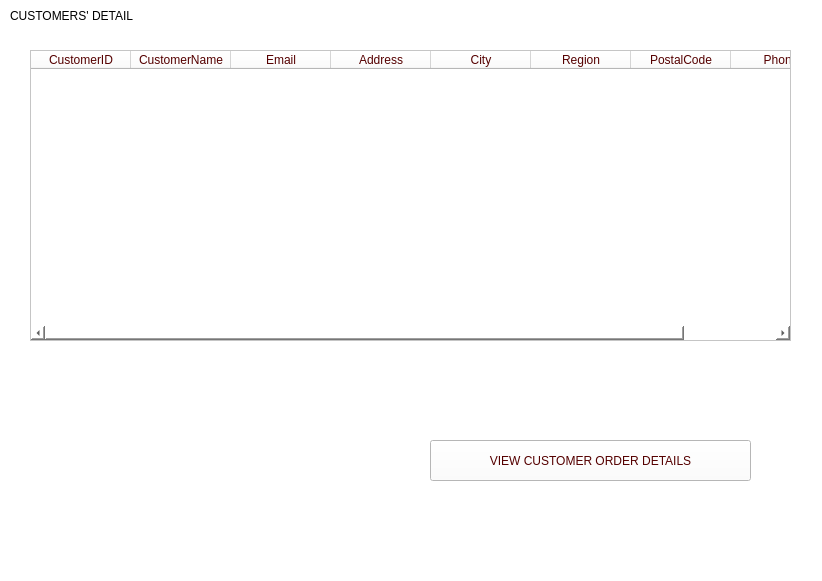
<?xml version="1.0" encoding="UTF-8"?>
<ui version="4.0">
 <class>MainWindow</class>
 <widget class="QMainWindow" name="MainWindow">
  <property name="geometry">
   <rect>
    <x>0</x>
    <y>0</y>
    <width>822</width>
    <height>581</height>
   </rect>
  </property>
  <property name="windowTitle">
   <string>MainWindow</string>
  </property>
  <property name="styleSheet">
   <string notr="true">
background-color: rgb(255, 255, 255);</string>
  </property>
  <widget class="QWidget" name="centralwidget">
   <widget class="QLabel" name="label">
    <property name="geometry">
     <rect>
      <x>10</x>
      <y>0</y>
      <width>141</width>
      <height>31</height>
     </rect>
    </property>
    <property name="text">
     <string>CUSTOMERS' DETAIL</string>
    </property>
   </widget>
   <widget class="QTableWidget" name="customerTable">
    <property name="geometry">
     <rect>
      <x>30</x>
      <y>50</y>
      <width>761</width>
      <height>291</height>
     </rect>
    </property>
    <property name="styleSheet">
     <string notr="true">
font: 75 italic 12pt &quot;Bodoni MT&quot;;
background-image: url('C:/Users/USER/Downloads/Project_DB(updated ui)/tbg.jpeg');
color: rgb(85, 0, 0)</string>
    </property>
    <column>
     <property name="text">
      <string>CustomerID</string>
     </property>
    </column>
    <column>
     <property name="text">
      <string>CustomerName</string>
     </property>
    </column>
    <column>
     <property name="text">
      <string>Email</string>
     </property>
    </column>
    <column>
     <property name="text">
      <string>Address</string>
     </property>
    </column>
    <column>
     <property name="text">
      <string>City</string>
     </property>
    </column>
    <column>
     <property name="text">
      <string>Region</string>
     </property>
    </column>
    <column>
     <property name="text">
      <string>PostalCode</string>
     </property>
    </column>
    <column>
     <property name="text">
      <string>Phone</string>
     </property>
    </column>
   </widget>
   <widget class="QPushButton" name="C_od">
    <property name="geometry">
     <rect>
      <x>430</x>
      <y>440</y>
      <width>321</width>
      <height>41</height>
     </rect>
    </property>
    <property name="styleSheet">
     <string notr="true">color: rgb(85, 0, 0);
background-image: url('C:/Users/USER/Downloads/Project_DB(updated ui)/bg.jpeg');
font: 75 italic 10pt &quot;Bodoni MT&quot;;</string>
    </property>
    <property name="text">
     <string>VIEW CUSTOMER ORDER DETAILS</string>
    </property>
   </widget>
  </widget>
  <widget class="QMenuBar" name="menubar">
   <property name="geometry">
    <rect>
     <x>0</x>
     <y>0</y>
     <width>822</width>
     <height>26</height>
    </rect>
   </property>
  </widget>
  <widget class="QStatusBar" name="statusbar"/>
 </widget>
 <resources/>
 <connections/>
</ui>
